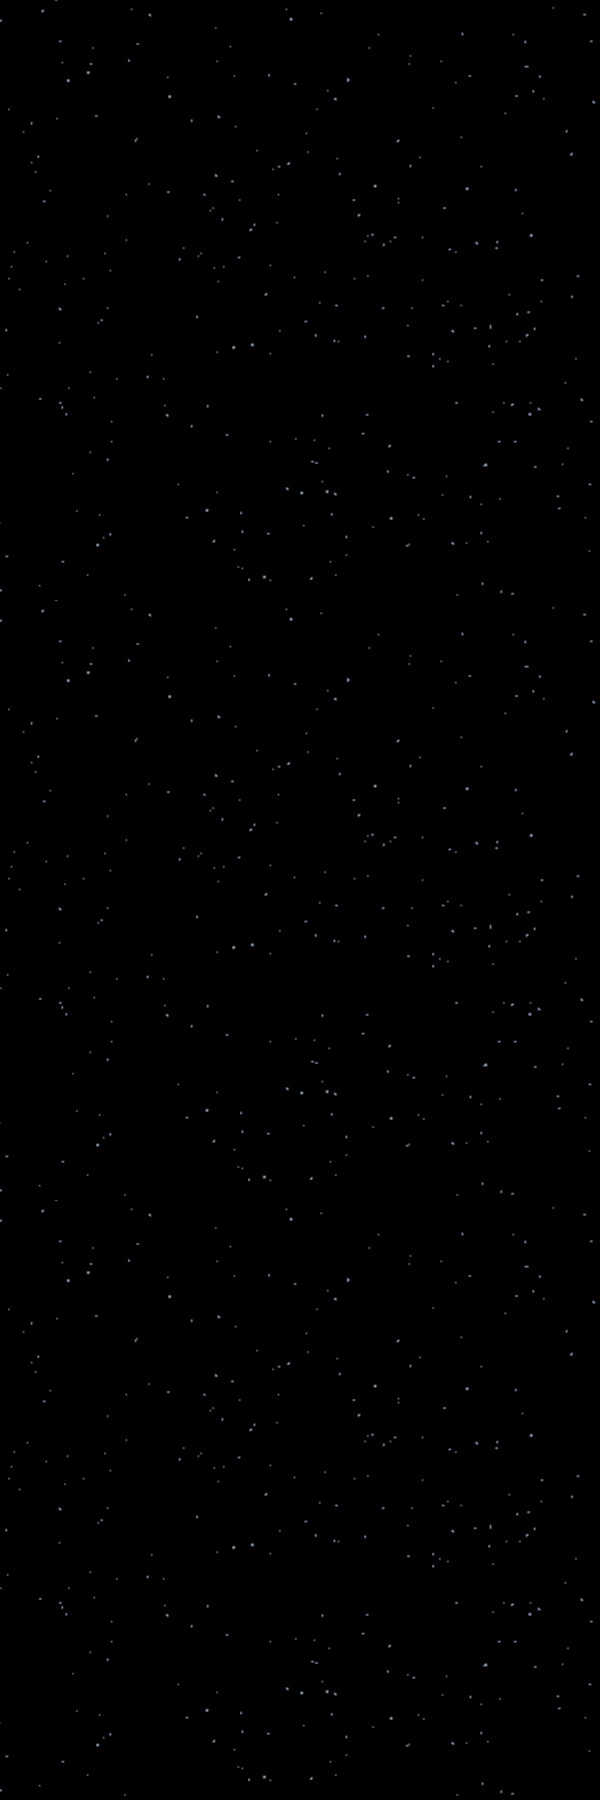

This is a level from a 2D game, rendered from its Tiled map with the project's own tilesets. A one-line summary and the map file follow, with tile-layer data summarised:
An orthogonal 15x60 tile map with 40x30 px tiles, 1 tile layer (Calque 1) and 41 objects.

<map version="1.0" orientation="orthogonal" width="15" height="60" tilewidth="40" tileheight="30">
 <tileset firstgid="1" name="starfield" tilewidth="40" tileheight="30">
  <image source="assets/astronaut/starfield.png" trans="ffffff" width="800" height="601" />
 </tileset>
 <layer name="Calque 1" width="15" height="60">
  <data>[900 cells, 900 non-empty, 300 distinct tile ids]</data>
 </layer>
 <objectgroup color="#ff66ff" name="ennemi4" width="15" height="60">
  <object x="480" y="510" width="40" height="30" />
  <object x="80" y="510" width="40" height="30" />
  <object x="400" y="510" width="40" height="30" />
  <object x="160" y="510" width="40" height="30" />
  <object x="120" y="810" width="40" height="30" />
  <object x="280" y="870" width="40" height="30" />
  <object x="440" y="810" width="40" height="30" />
 </objectgroup>
 <objectgroup color="#66ff66" name="ennemi3" width="15" height="60">
  <object x="440" y="540" width="40" height="30" />
  <object x="120" y="540" width="40" height="30" />
  <object x="280" y="810" width="40" height="30" />
  <object x="0" y="1440" width="40" height="30" />
  <object x="560" y="1260" width="40" height="30" />
 </objectgroup>
 <objectgroup color="#0080ff" name="ennemi2" width="15" height="60">
  <object x="240" y="1140" width="40" height="30" />
  <object x="160" y="1110" width="40" height="30" />
  <object x="480" y="1230" width="40" height="30" />
  <object x="320" y="1170" width="40" height="30" />
  <object x="40" y="540" width="40" height="30" />
  <object x="360" y="540" width="40" height="30" />
  <object x="200" y="540" width="40" height="30" />
  <object x="520" y="540" width="40" height="30" />
  <object x="200" y="810" width="40" height="30" />
  <object x="120" y="870" width="40" height="30" />
  <object x="360" y="810" width="40" height="30" />
  <object x="440" y="870" width="40" height="30" />
  <object x="520" y="810" width="40" height="30" />
  <object x="400" y="1200" width="40" height="30" />
 </objectgroup>
 <objectgroup name="ennemi1" width="15" height="60">
  <object x="80" y="1410" width="40" height="30" />
  <object x="160" y="1380" width="40" height="30" />
  <object x="320" y="1320" width="40" height="30" />
  <object x="400" y="1290" width="40" height="30" />
  <object x="360" y="870" width="40" height="30" />
  <object x="200" y="870" width="40" height="30" />
  <object x="520" y="870" width="40" height="30" />
  <object x="40" y="870" width="40" height="30" />
  <object x="400" y="570" width="40" height="30" />
  <object x="80" y="570" width="40" height="30" />
  <object x="480" y="570" width="40" height="30" />
  <object x="160" y="570" width="40" height="30" />
  <object x="40" y="810" width="40" height="30" />
  <object x="240" y="1350" width="40" height="30" />
 </objectgroup>
 <objectgroup color="#ff0000" name="boss" width="15" height="60">
  <object x="240" y="30" width="120" height="60" />
 </objectgroup>
</map>
